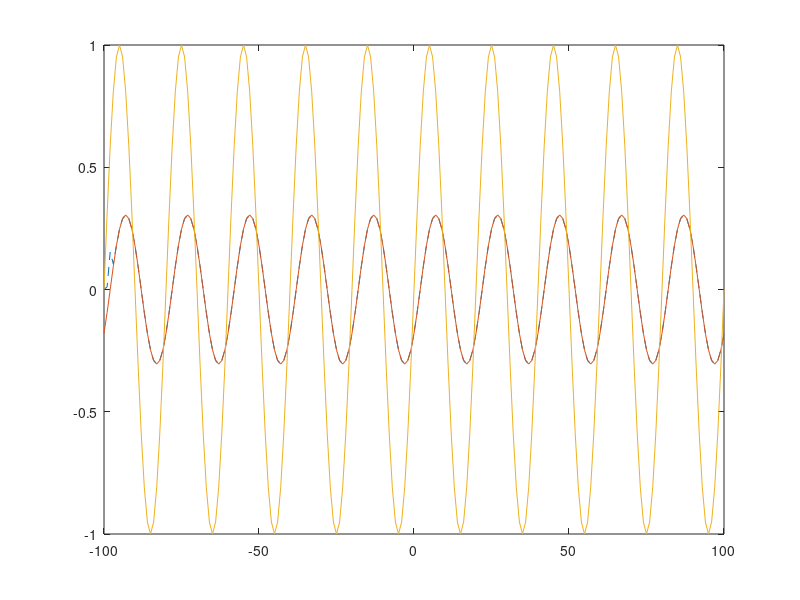

MATLAB code to generate this figure:
n=-100:100;
x=sin(0.05*2*pi*n);
%y1=filter([0.0349 0.4302 -0.5698 0.4302 0.0349],1,x);
b=[0.0349 0.4302 -0.5698 0.4302 0.0349];
y1=conv(b,x);
y2=0.3050*sin(0.05*2*pi*n-0.6283);

plot(n,y1(1:201),'--');
hold("on");
plot(n,y2);
hold("on");
plot(n,x);
